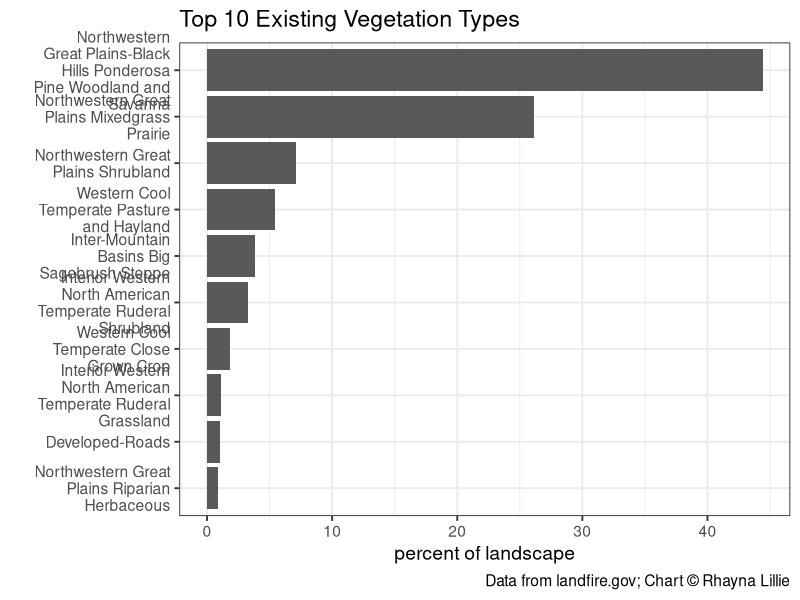
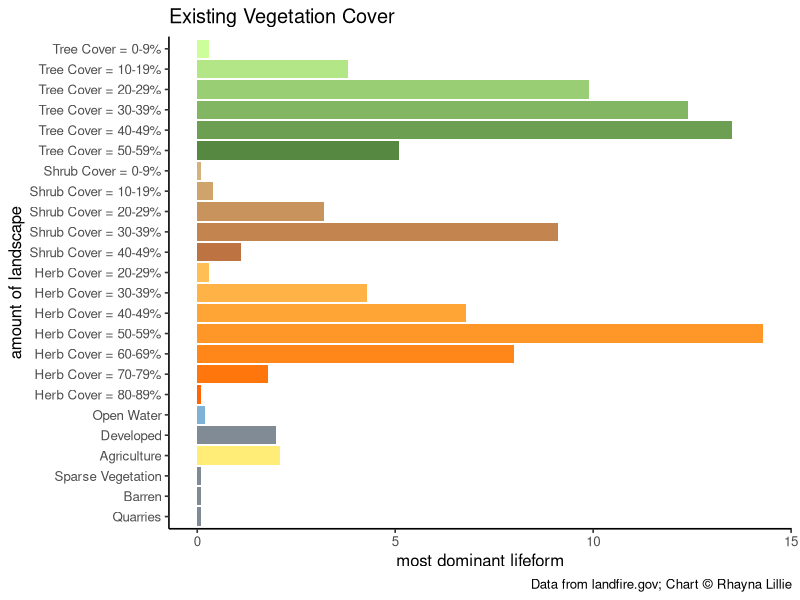
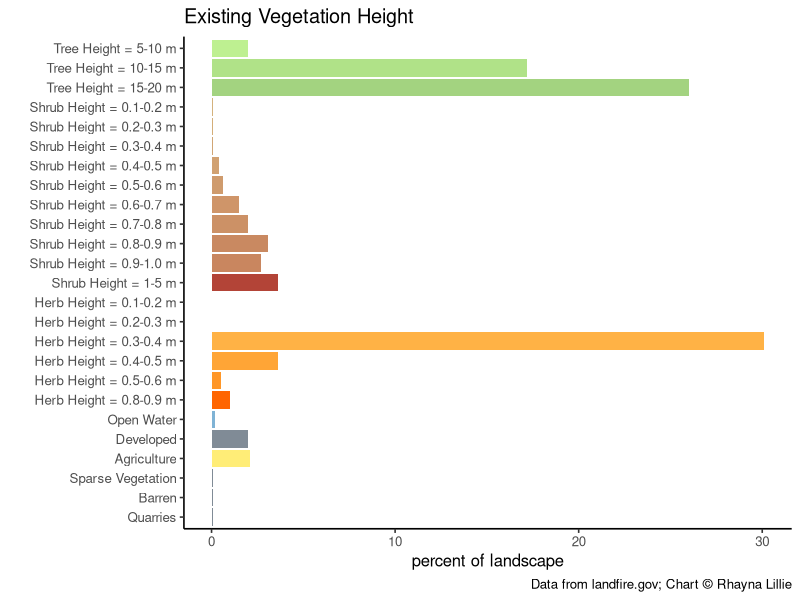

Recreate these plots in R, in order.
## ---- chunk 1
library(tidyverse)

## ---- chunk 2
evtname <- read.csv(file = "data/evt_aoi_attributes.csv") %>%
  group_by(EVT_NAME) %>%
  summarize(ACRES = sum(ACRES),
            REL_PERCENT = sum(REL_PERCENT)) %>%
  arrange(desc(REL_PERCENT)) %>%
  top_n(n = 10, wt = REL_PERCENT)

# plot
evtChart <-
  ggplot(data = evtname, aes(x = EVT_NAME, y = REL_PERCENT)) +
  geom_bar(stat = "identity") +
  labs(
    title = "Top 10 Existing Vegetation Types",
    caption = "Data from landfire.gov; Chart © Rhayna Lillie",
    x = "",
    y = "percent of landscape") +
  scale_x_discrete(limits = rev(evtname$EVT_NAME),
                   labels = function(x) str_wrap(x, width = 18)) +
  coord_flip() +
  theme_bw(base_size = 14)



evtChart
## ---- chunk 3
evcname <- read.csv("data/evc_aoi_attributes.csv")

# create "type" column based on conditions
evcname <- evcname %>% mutate(type = if_else(VALUE %in% 11, "Open Water",
                                             if_else(VALUE %in% 12, "Snow / Ice",
                                                     if_else(VALUE %in% c(13:25), "Developed",
                                                             if_else(VALUE %in% 31, "Barren",
                                                                     if_else(VALUE %in% c(60:70), "Agriculture",
                                                                             if_else(VALUE %in% 32, "Quarries",
                                                                                     if_else(VALUE %in% 100, "Sparse Vegetation",
                                                                                             if_else(VALUE %in% c(101:199), "Tree",
                                                                                                     if_else(VALUE %in% c(201:299), "Shrub",
                                                                                                             if_else(VALUE %in% c(301:399), "Herb",
                                                                                                                     "Other")))))))))))

# create reverse substr() function
revSubstr <- function(x, start, stop) {
  x <- strsplit(x, "")
  sapply(x, 
         function(x) paste(rev(rev(x)[start:stop]), collapse = ""), 
         USE.NAMES = FALSE)  }

# create cover column based on 2nd and 3rd to last values of classname
# if "Other" type, make 0
evcname <- evcname %>% mutate(cover = as.numeric(if_else(VALUE > 100,
                                                         revSubstr(evcname$CLASSNAMES, start = 2, stop = 3),
                                                         "0")))

# create bin breaks for grouping
breaks <- seq(0, 100, 10)
# create intervals for grouping and summarize
# also create factor order for "type"
evcgroup <- evcname %>%
  mutate(interval = cut(cover,
                        breaks, 
                        include.lowest = TRUE, 
                        right = T,
                        labels = c("0-9", "10-19", "20-29", "30-39", "40-49", "50-59", "60-69", "70-79", 
                                   "80-89", "90-100")),
         type = factor(type, levels = c("Tree", "Shrub", "Herb", "Open Water", "Snow / Ice", "Developed", "Agriculture", "Sparse Vegetation", "Barren", "Quarries", "Other"))) %>%
  group_by(type, interval) %>%
  summarize(Freq = sum(Freq),
            ACRES = sum(ACRES),
            REL_PERCENT = sum(REL_PERCENT))

# add label and legend names based on condition
evcgroup <- evcgroup %>% mutate(label = if_else(type %in% c("Tree", "Shrub", "Herb"),
                                                paste0(type, " Cover = ", interval, "%"), as.character(type)),
                                legend = if_else(type %in% c("Tree", "Shrub", "Herb", "Open Water"),
                                                 type, as.factor("Other")))

# turn current label order to factors
evclabel.list <- evcgroup$label
evcgroup <- evcgroup %>% mutate(label = fct_rev(factor(label, evclabel.list)))



# create factor level colors for legend (original from Myles)
## cols <- c("Tree" = "#196F3D", "Shrub" = "#229954", "Herb" = "#52BE80", "Open Water" = "#7FB3D5",
##          "Other" = "#808B96")

# join in custom cols column to color bars by specific label

evc_group_cols <- read.csv("data/evc_group_cols.csv")

evcgroup <- left_join(evcgroup, evc_group_cols, by = "label")

evcgroup$label <- factor(evcgroup$label, levels = rev(evcgroup$label))

evcgroup <- evcgroup %>%
  filter(REL_PERCENT > 0.01)

# plot
evcChart <-
  ggplot(data = evcgroup, aes(x = label, y = REL_PERCENT, fill = colors)) +
  geom_bar(stat = "identity") +
  labs(
    title = "Existing Vegetation Cover",
    caption = "Data from landfire.gov; Chart © Rhayna Lillie",
    x = "amount of landscape",
    y = "most dominant lifeform") +
  scale_fill_identity() +
  coord_flip() +
  theme_classic(base_size = 12)+
  theme(legend.position = "none") 


evcChart


## ---- chunk 4

# load evh attribute table
evhname <- read.csv(file = "data/evh_aoi_attributes.csv")


# create "type" column based on conditions
evhname <- evhname %>% mutate(type = if_else(VALUE %in% 11, "Open Water",
                                             if_else(VALUE %in% 12, "Snow / Ice",
                                                     if_else(VALUE %in% c(13:25), "Developed",
                                                             if_else(VALUE %in% 31, "Barren",
                                                                     if_else(VALUE %in% c(60:70), "Agriculture",
                                                                             if_else(VALUE %in% 32, "Quarries",
                                                                                     if_else(VALUE %in% 100, "Sparse Vegetation",
                                                                                             if_else(VALUE %in% c(101:199), "Tree",
                                                                                                     if_else(VALUE %in% c(201:299), "Shrub",
                                                                                                             if_else(VALUE %in% c(301:399), "Herb",
                                                                                                                     "Other"))))))))))) %>%
  mutate(height_m = if_else(type %in% "Tree", (VALUE -100),
                            if_else(type %in% "Shrub", ((VALUE - 200) / 10),
                                    if_else(type %in% "Herb", ((VALUE - 300) / 10), 0))) %>%
           as.character() %>% as.numeric())

# create bin breaks for grouping
breaks <- c(0, 0.1, 0.2, 0.3, 0.4, 0.5, 0.6, 0.7, 0.8, 0.9, 1, 5, 10, 15, 20, 25, 30, 35, 40, 45, 50, 55, 60, 65, 70, 75, 80, 85, 90, 95, 100)

# create intervals for grouping and summarize
# also create factor order for "type"
evhgroup <- evhname %>%
  mutate(interval = cut(height_m,
                        breaks, 
                        include.lowest = TRUE, 
                        right = F,
                        labels = c("0", "0.1-0.2", "0.2-0.3", "0.3-0.4" ,"0.4-0.5", "0.5-0.6", "0.6-0.7", "0.7-0.8", "0.8-0.9", "0.9-1.0", "1-5", "5-10", "10-15", "15-20", "20-25", "25-30", "30-35", "35-40", "40-45", "45-50", "50-55", "55-60", "60-65", "65-70", "70-75", "75-80", "80-85", "85-90", "90-95", "95-100")),
         type = factor(type, levels = c("Tree", "Shrub", "Herb", "Open Water", "Snow / Ice", "Developed", "Agriculture", "Sparse Vegetation", "Barren", "Quarries", "Other"))) %>%
  group_by(type, interval) %>%
  summarise(VALUE = sum(VALUE),
            ACRES = sum(ACRES),
            REL_PERCENT = sum(REL_PERCENT))



# add label and legend names based on condition
evhgroup <- evhgroup %>% mutate(label = if_else(type %in% c("Tree", "Shrub", "Herb"),
                                                paste0(type, " Height = ", interval, " m"), as.character(type)),
                                legend = if_else(type %in% c("Tree", "Shrub", "Herb", "Open Water"),
                                                 type, as.factor("Other")))
# turn current label order to factors
evhlabel.list <- evhgroup$label
evhgroup <- evhgroup %>% mutate(label = fct_rev(factor(label, evhlabel.list)))

# create factor level colors for legend
##cols <- c("Tree" = "#196F3D", "Shrub" = "#229954", "Herb" = "#52BE80", "Open Water" = "#7FB3D5","Other" = "#808B96")

# join in custom cols column to color bars by specific label

evh_group_cols <- read.csv("data/evh_group_cols.csv")

evhgroup <- left_join(evhgroup, evh_group_cols, by = "label")

evhgroup$label <- factor(evhgroup$label, levels = rev(evhgroup$label))

evhgroup <- evhgroup %>%
  filter(REL_PERCENT > 0.01)

# plot
evhChart <-
ggplot(data = evhgroup, aes(x = label, y = REL_PERCENT, fill = colors)) +
  geom_bar(stat = "identity") +
  labs(
    title = "Existing Vegetation Height",
    caption = "Data from landfire.gov; Chart © Rhayna Lillie",
    x = "",
    y = "percent of landscape") +
  scale_fill_identity() +
  coord_flip() +
  theme_classic(base_size = 12)+
  theme(legend.position = "none")

evhChart



# plot with original color scheme
# evhChart <-
# ggplot(data = evhgroup, aes(x = label, y = REL_PERCENT, fill = legend)) +
#   geom_bar(stat = "identity") +
#   labs(
#     title = "Existing Vegetation Height",
#     subtitle = "landscape_name",
#     caption = "Data from landfire.gov.",
#     x = "",
#     y = "percent of landscape") +
#   scale_fill_manual(values = cols, name = "") +
#   coord_flip() +
#   theme_bw()
# 
# evhChart





